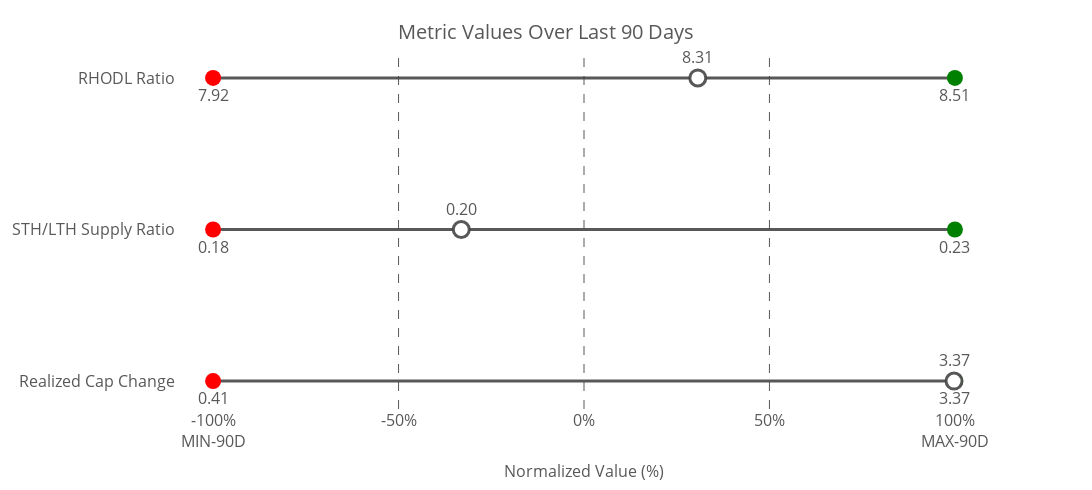

The code cell stored with this chart in its notebook:
### Code cell
# Manually define metrics and their titles
metrics_titles = {

    'rcap_sma_maxmin': "Realized Cap Change",
    'sthlth_sma_maxmin':"STH/LTH Supply Ratio",
    'rhodl_sma_maxmin': "RHODL Ratio"
    
    # Add more metrics and titles as needed
}

# Create the dot plot
fig = create_dot_plot(merged_df, metrics_titles)

# Show the plot
fig.show()

# Optionally, save the plot as an HTML file
import plotly.io as pio
pio.write_html(fig, file='normalized_liquidity2_raw_metrics_dot_plot.html')

### Figure 1 — Plotly figure (JSON) as saved in the notebook; plotly's stock layout.template omitted (floating-point values rounded to 4 significant figures)
{"data": [{"line": {"color": "rgba(70, 70, 70, 0.9)", "width": 3}, "mode": "lines", "showlegend": false, "x": [-100, 100], "y": ["Realized Cap Change", "Realized Cap Change"], "type": "scatter"}, {"marker": {"color": "red", "size": 16, "symbol": "circle"}, "mode": "markers+text", "name": "Realized Cap Change Min", "text": ["0.41"], "textfont": {"color": "rgba(70, 70, 70, 0.9)", "size": 16}, "textposition": "bottom center", "x": [-100], "y": ["Realized Cap Change"], "type": "scatter"}, {"marker": {"color": "green", "size": 16, "symbol": "circle"}, "mode": "markers+text", "name": "Realized Cap Change Max", "text": ["3.37"], "textfont": {"color": "rgba(70, 70, 70, 0.9)", "size": 16}, "textposition": "bottom center", "x": [100], "y": ["Realized Cap Change"], "type": "scatter"}, {"marker": {"color": "white", "line": {"color": "rgba(70, 70, 70, 0.9)", "width": 3}, "size": 16, "symbol": "circle"}, "mode": "markers+text", "name": "Realized Cap Change Current", "text": ["3.37"], "textfont": {"color": "rgba(70, 70, 70, 0.9)", "size": 16}, "textposition": "top center", "x": [99.77], "y": ["Realized Cap Change"], "type": "scatter"}, {"line": {"color": "rgba(70, 70, 70, 0.9)", "width": 3}, "mode": "lines", "showlegend": false, "x": [-100, 100], "y": ["STH/LTH Supply Ratio", "STH/LTH Supply Ratio"], "type": "scatter"}, {"marker": {"color": "red", "size": 16, "symbol": "circle"}, "mode": "markers+text", "name": "STH/LTH Supply Ratio Min", "text": ["0.18"], "textfont": {"color": "rgba(70, 70, 70, 0.9)", "size": 16}, "textposition": "bottom center", "x": [-100], "y": ["STH/LTH Supply Ratio"], "type": "scatter"}, {"marker": {"color": "green", "size": 16, "symbol": "circle"}, "mode": "markers+text", "name": "STH/LTH Supply Ratio Max", "text": ["0.23"], "textfont": {"color": "rgba(70, 70, 70, 0.9)", "size": 16}, "textposition": "bottom center", "x": [100], "y": ["STH/LTH Supply Ratio"], "type": "scatter"}, {"marker": {"color": "white", "line": {"color": "rgba(70, 70, 70, 0.9)", "width": 3}, "size": 16, "symbol": "circle"}, "mode": "markers+text", "name": "STH/LTH Supply Ratio Current", "text": ["0.20"], "textfont": {"color": "rgba(70, 70, 70, 0.9)", "size": 16}, "textposition": "top center", "x": [-33.09], "y": ["STH/LTH Supply Ratio"], "type": "scatter"}, {"line": {"color": "rgba(70, 70, 70, 0.9)", "width": 3}, "mode": "lines", "showlegend": false, "x": [-100, 100], "y": ["RHODL Ratio", "RHODL Ratio"], "type": "scatter"}, {"marker": {"color": "red", "size": 16, "symbol": "circle"}, "mode": "markers+text", "name": "RHODL Ratio Min", "text": ["7.92"], "textfont": {"color": "rgba(70, 70, 70, 0.9)", "size": 16}, "textposition": "bottom center", "x": [-100], "y": ["RHODL Ratio"], "type": "scatter"}, {"marker": {"color": "green", "size": 16, "symbol": "circle"}, "mode": "markers+text", "name": "RHODL Ratio Max", "text": ["8.51"], "textfont": {"color": "rgba(70, 70, 70, 0.9)", "size": 16}, "textposition": "bottom center", "x": [100], "y": ["RHODL Ratio"], "type": "scatter"}, {"marker": {"color": "white", "line": {"color": "rgba(70, 70, 70, 0.9)", "width": 3}, "size": 16, "symbol": "circle"}, "mode": "markers+text", "name": "RHODL Ratio Current", "text": ["8.31"], "textfont": {"color": "rgba(70, 70, 70, 0.9)", "size": 16}, "textposition": "top center", "x": [30.68], "y": ["RHODL Ratio"], "type": "scatter"}], "layout": {"shapes": [{"line": {"color": "rgba(70, 70, 70, 0.9)", "dash": "dash", "width": 1}, "type": "line", "x0": -50, "x1": -50, "xref": "x", "y0": 0, "y1": 1, "yref": "paper"}, {"line": {"color": "rgba(70, 70, 70, 0.9)", "dash": "dash", "width": 1}, "type": "line", "x0": 0, "x1": 0, "xref": "x", "y0": 0, "y1": 1, "yref": "paper"}, {"line": {"color": "rgba(70, 70, 70, 0.9)", "dash": "dash", "width": 1}, "type": "line", "x0": 50, "x1": 50, "xref": "x", "y0": 0, "y1": 1, "yref": "paper"}], "title": {"font": {"color": "rgba(70, 70, 70, 0.9)", "size": 20}, "text": "Metric Values Over Last 90 Days", "y": 0.95, "x": 0.5, "xanchor": "center", "yanchor": "top"}, "xaxis": {"title": {"font": {"color": "rgba(70, 70, 70, 0.9)", "size": 16}, "text": "Normalized Value (%)"}, "tickfont": {"color": "rgba(70, 70, 70, 0.9)", "size": 16}, "showgrid": false, "range": [-110, 110], "tickvals": [-100, -50, 0, 50, 100], "ticktext": ["-100%<br>MIN-90D", "-50%", "0%", "50%", "100%<br>MAX-90D"], "showline": false, "zeroline": false}, "yaxis": {"tickfont": {"color": "rgba(70, 70, 70, 0.9)", "size": 16}, "title": {"standoff": 35}, "tickmode": "array", "tickvals": [0, 1, 2], "ticktext": ["Realized Cap Change", "STH/LTH Supply Ratio", "RHODL Ratio"], "side": "left", "showgrid": false}, "margin": {"l": 100, "r": 100, "t": 50, "b": 20}, "font": {"color": "rgba(70, 70, 70, 0.9)", "size": 14}, "height": 490, "width": 1200, "showlegend": false, "plot_bgcolor": "white", "paper_bgcolor": "white"}}
